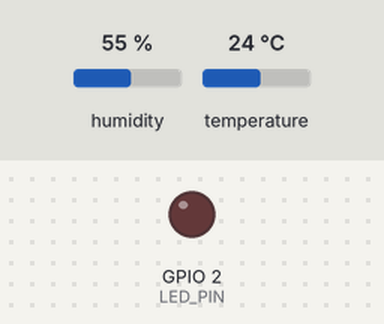
The sketch below on a simulated ESP32. Shown: output pins drawn as LEDs (lit = HIGH). The inputs (shaded band) are chosen by the test bench; at power-on: temperature 24 °C, humidity 55 %. WiFi joins after 1.5 s; servers stay silent unless stated; no MQTT or app messages arrive unless stated; what the sketch prints to the serial monitor is not drawn.

Above: at 2.7 s.
2.8 s: temperature set to 27.3 °C
6.9 s: temperature set to 28.4 °C
At 8.1 s:
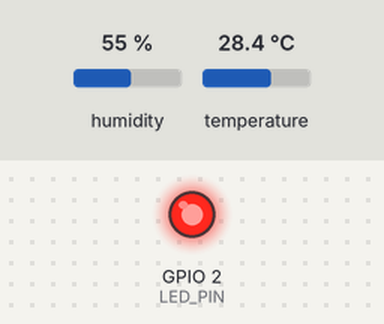
Timing chart, 0 to 9.9 s (numbered marks = the images above; inputs shaded):
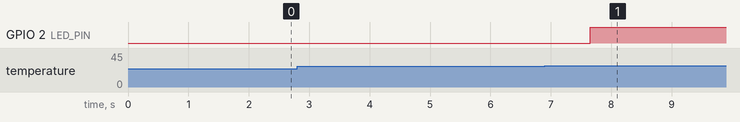

The sketch:

sketch.ino
```cpp
/*
 * CCIDC 2026.2 - Projeto Final CloudTech
 * Monitoramento de Rack - ESP32 + DHT22 + LED + Adafruit IO
 *
 * Hardware (Wokwi):
 *   - ESP32 DevKit
 *   - DHT22:  VCC -> 3V3, SDA/Data -> GPIO 15, GND -> GND
 *   - LED:    Anodo -> resistor 220 ohms -> GPIO 2, Catodo -> GND
 *
 * Feeds Adafruit IO:
 *   - temperatura  (ESP32 -> nuvem, publica a cada ~4s)
 *   - led          (nuvem -> ESP32, comandos "1"/"0"; ESP32 tambem publica
 *                   o estado do exaustor nas emergencias)
 *
 * IMPORTANTE: substitua SEU_USUARIO_AQUI e SUA_CHAVE_AQUI pelas
 * credenciais reais apenas na sua copia local. Nunca publique a chave
 * real no Wokwi publico nem no AVA.
 */

#include <WiFi.h>
#include <string.h>
#include "DHTesp.h"
#include "Adafruit_MQTT.h"
#include "Adafruit_MQTT_Client.h"

// --- Configuracoes de Rede ---
#define WLAN_SSID       "Wokwi-GUEST"
#define WLAN_PASS       ""
#define AIO_SERVER      "io.adafruit.com"
#define AIO_SERVERPORT  1883
#define AIO_USERNAME    "isabellaave32"
#define AIO_KEY         "SUA_CHAVE_AQUI"

// --- Pinos ---
const int DHT_PIN = 15;
const int LED_PIN = 2;

// --- Sensor e cliente MQTT ---
DHTesp dhtSensor;
WiFiClient client;
Adafruit_MQTT_Client mqtt(&client, AIO_SERVER, AIO_SERVERPORT, AIO_USERNAME, AIO_KEY);

// --- Feed de Publicacao (Sensor -> Nuvem) ---
Adafruit_MQTT_Publish temp_feed = Adafruit_MQTT_Publish(&mqtt, AIO_USERNAME "/feeds/temperatura");

// --- Feed de Publicacao (Exaustor/LED -> Nuvem, usado nas emergencias) ---
Adafruit_MQTT_Publish led_pub = Adafruit_MQTT_Publish(&mqtt, AIO_USERNAME "/feeds/led");

// --- Feed de Inscricao (Nuvem -> Dispositivo) ---
Adafruit_MQTT_Subscribe led_sub = Adafruit_MQTT_Subscribe(&mqtt, AIO_USERNAME "/feeds/led");

// --- Estado local ---
bool emergencia = false;          // true quando a temperatura esta >= 28.0 C
unsigned long ultimaPubLed = 0;   // instante da ultima publicacao no feed led (anti-eco)

void MQTT_connect();
void publicarLed(const char *valor);
void processarComandoLed(char *valor);

void setup() {
  Serial.begin(115200);
  pinMode(LED_PIN, OUTPUT);
  digitalWrite(LED_PIN, LOW);
  dhtSensor.setup(DHT_PIN, DHTesp::DHT22);

  Serial.print("Conectando ao WiFi...");
  WiFi.begin(WLAN_SSID, WLAN_PASS);
  while (WiFi.status() != WL_CONNECTED) {
    delay(500);
    Serial.print(".");
  }
  Serial.println(" \nWiFi Conectado!");

  mqtt.subscribe(&led_sub);
}

void loop() {
  MQTT_connect();

  float temperaturaAtual = 0.0;

  // Laco de 4 ciclos de 1 segundo = 4 segundos entre cada envio de temperatura
  // (15 envios por minuto, conforme o desafio)
  for (int i = 0; i < 4; i++) {

    // -----------------------------------------------------------------
    // DESAFIO 1: Ler a temperatura atual do DHT22 localmente (a cada 1s).
    // -----------------------------------------------------------------
    TempAndHumidity data = dhtSensor.getTempAndHumidity();
    if (!isnan(data.temperature)) {
      temperaturaAtual = data.temperature;
    }

    // -----------------------------------------------------------------
    // DESAFIO 2 (Edge Computing):
    //  - Se temp >= 28.0: ligar o LED e, se acabou de entrar em
    //    emergencia, publicar "1" em led_pub.
    //  - Se temp < 28.0 e estava em emergencia: apagar o LED e
    //    publicar "0" em led_pub.
    // -----------------------------------------------------------------
    if (temperaturaAtual >= 28.0) {
      digitalWrite(LED_PIN, HIGH);        // liga o exaustor
      if (!emergencia) {
        emergencia = true;
        publicarLed("1");                 // avisa a nuvem: emergencia!
        Serial.println("EMERGENCIA: exaustor LIGADO (temp >= 28 C)");
      }
    } else {
      digitalWrite(LED_PIN, LOW);         // desliga o exaustor
      if (emergencia) {
        emergencia = false;
        publicarLed("0");                 // avisa a nuvem: normalizado
        Serial.println("Normalizado: exaustor DESLIGADO (temp < 28 C)");
      }
    }

    // -----------------------------------------------------------------
    // DESAFIO 3 (Escutar o Botao Manual por 1000ms):
    //  - Ignorar o "eco" de um envio feito pelo proprio ESP32.
    //  - "1"/"On": ligar o LED manualmente.
    //  - "0"/"Off": verificar a temperatura.
    //      -> >= 28.0: recusar desligamento, manter LED aceso e
    //         publicar "1" em led_pub.
    //      -> <  28.0: apagar o LED normalmente.
    // -----------------------------------------------------------------
    Adafruit_MQTT_Subscribe *subscription;
    while ((subscription = mqtt.readSubscription(1000))) {
      if (subscription == &led_sub) {
        char *valor = (char *)led_sub.lastread;

        Serial.print("Comando recebido: ");
        Serial.println(valor);

        // Ignora mensagens que chegaram ate 1s depois de uma publicacao
        // do proprio ESP32 (eco do broker).
        if (millis() - ultimaPubLed < 1000) {
          Serial.println("(eco ignorado)");
          continue;
        }

        processarComandoLed(valor);
      }
    }
  }

  // -----------------------------------------------------------------
  // DESAFIO 4: Passados os 4 segundos do laco 'for', publique 1 unica
  // medida da temperatura em temp_feed.
  // -----------------------------------------------------------------
  if (!isnan(temperaturaAtual)) {
    if (temp_feed.publish(temperaturaAtual)) {
      Serial.print("Temperatura publicada: ");
      Serial.println(temperaturaAtual);
    } else {
      Serial.println("Falha ao enviar temperatura!");
    }
  }
}

// Aplica os comandos manuais vindos do feed led
void processarComandoLed(char *valor) {
  if (strcmp(valor, "1") == 0 || strcmp(valor, "On") == 0) {
    digitalWrite(LED_PIN, HIGH);          // liga manualmente
    Serial.println("Comando manual: exaustor LIGADO");
    return;
  }

  if (strcmp(valor, "0") == 0 || strcmp(valor, "Off") == 0) {
    // Verifica a temperatura atual antes de aceitar o desligamento
    TempAndHumidity agora = dhtSensor.getTempAndHumidity();
    float t = agora.temperature;

    if (!isnan(t) && t >= 28.0) {
      // Recusa o desligamento, mantem o LED aceso e republica "1"
      digitalWrite(LED_PIN, HIGH);
      publicarLed("1");
      Serial.println("Desligamento RECUSADO: temperatura >= 28 C");
    } else {
      digitalWrite(LED_PIN, LOW);         // desliga normalmente
      Serial.println("Comando manual: exaustor DESLIGADO");
    }
  }
}

// Publica no feed led marcando o instante (para ignorar o eco do broker)
void publicarLed(const char *valor) {
  ultimaPubLed = millis();
  if (!led_pub.publish(valor)) {
    Serial.println("Falha ao publicar no feed led!");
  }
}

void MQTT_connect() {
  int8_t ret;
  if (mqtt.connected()) return;
  Serial.print("Conectando ao MQTT... ");
  while ((ret = mqtt.connect()) != 0) {
    Serial.println(mqtt.connectErrorString(ret));
    mqtt.disconnect();
    delay(5000);
  }
  Serial.println("MQTT Conectado!");
}
```

Measured:
- the behaviour switches between 27.9 and 28 °C on temperature (found by bisection; images 0 and 1)
- after the input at 2.8 s, every drawn part: stays the same
- after the input at 6.9 s, GPIO 2 (LED_PIN): LOW → HIGH after 0.75 s
